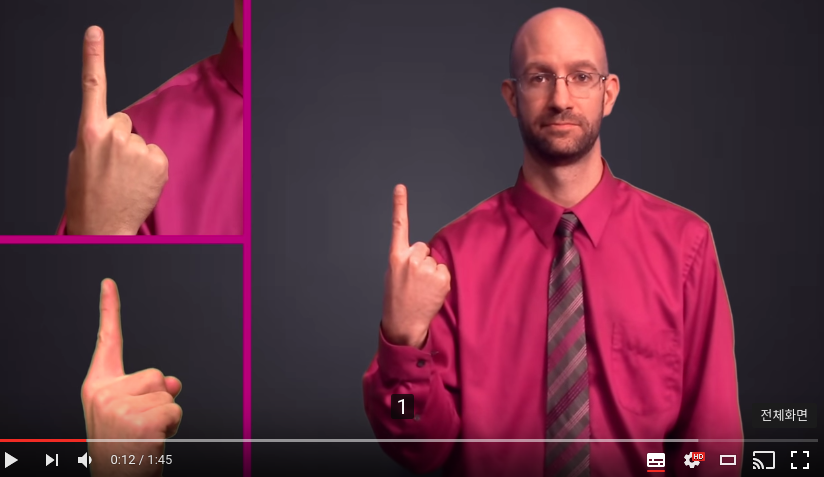
#> input picture 2017_Spring/opencv_tutorials/ASL_one_youtube.png, 824 x 477 px
$ python ot12_foreground.py
#> lines starting #> are read from the running program, lines starting #| are printed output that depends on the picture
# ot12_foreground.py - find foreground(remove background) manually
# ref
# - https://pythonprogramming.net/grabcut-foreground-extraction-python-opencv-tutorial/
# - http://docs.opencv.org/3.2.0/d8/d83/tutorial_py_grabcut.html

import cv2
import numpy as np
import matplotlib.pyplot as plt

# [16 lines of commented-out code are left out]

### with our data ###
img = cv2.imread('ASL_one_youtube.png')
#> img is the input picture: shape (477, 824, 3); mean B, G, R 64.3, 47.7, 94.3
mask = np.zeros(img.shape[:2],np.uint8)

bgdModel = np.zeros((1,65),np.float64)
fgdModel = np.zeros((1,65),np.float64)

# foreground object in the format (x,y,w,h)
rect = (365, 160, 85, 170) # rectangle around hand on the right side

# remove background around rect
cv2.grabCut(img, mask, rect, bgdModel, fgdModel, 5, cv2.GC_INIT_WITH_RECT)
mask2 = np.where((mask==2)|(mask==0), 0, 1).astype('uint8')
img = img*mask2[:, :, np.newaxis]
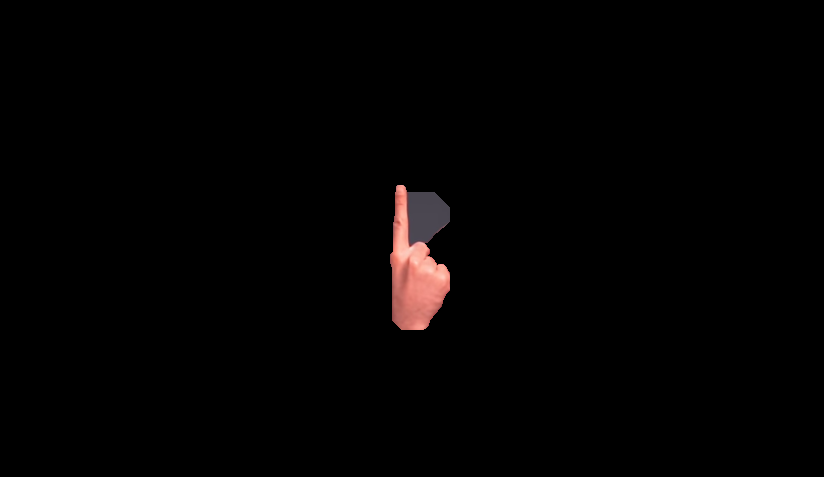
#> img: shape (477, 824, 3); mean B, G, R 1.9, 2, 3.1
plt.imshow(img)
plt.colorbar()
plt.show()
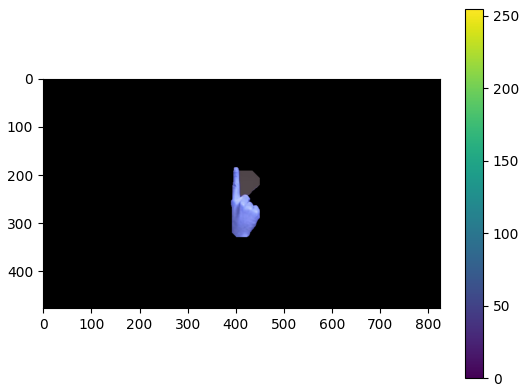
#> figure drawn by matplotlib, 2 panels; B, G, R data is drawn as R, G, B

cv2.imwrite('forground.png', img)
